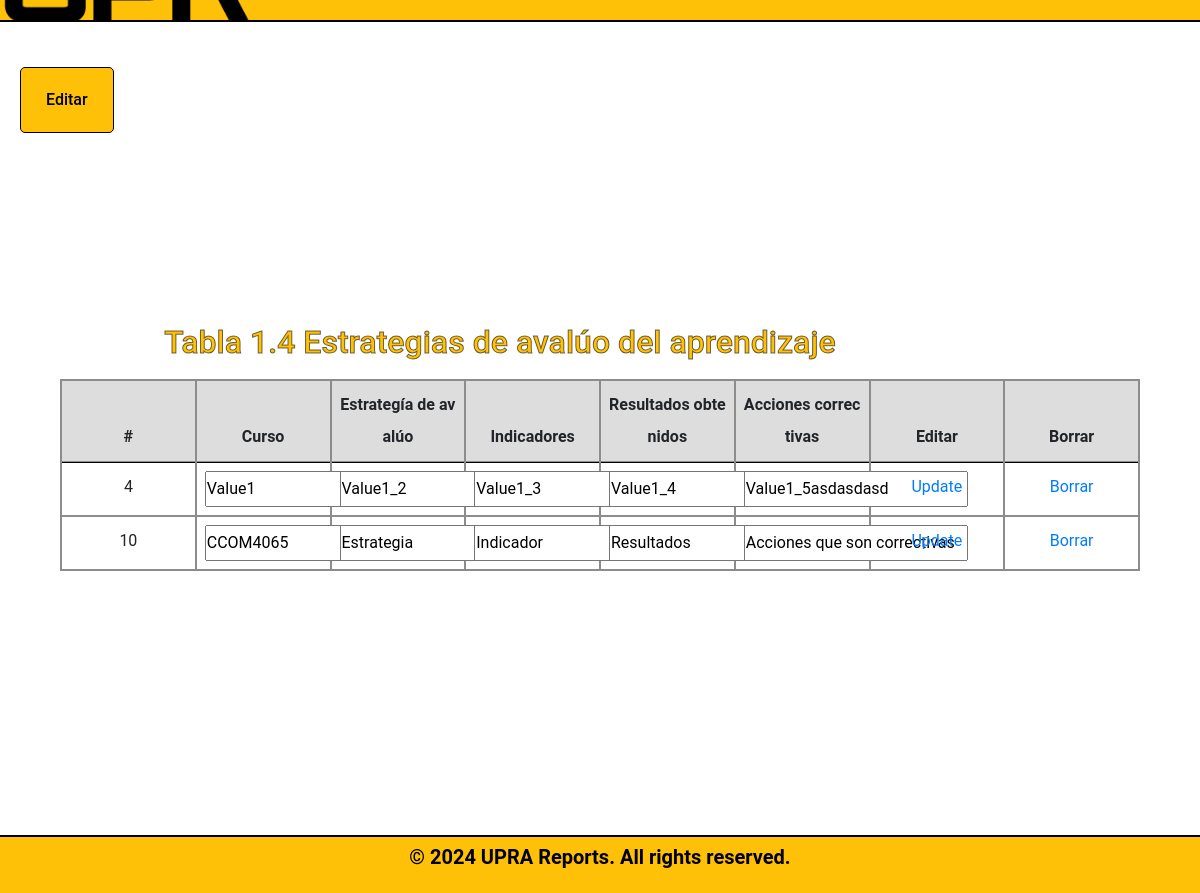
Page /meta-1/tabla1.4_edit.php on the earlier database version.
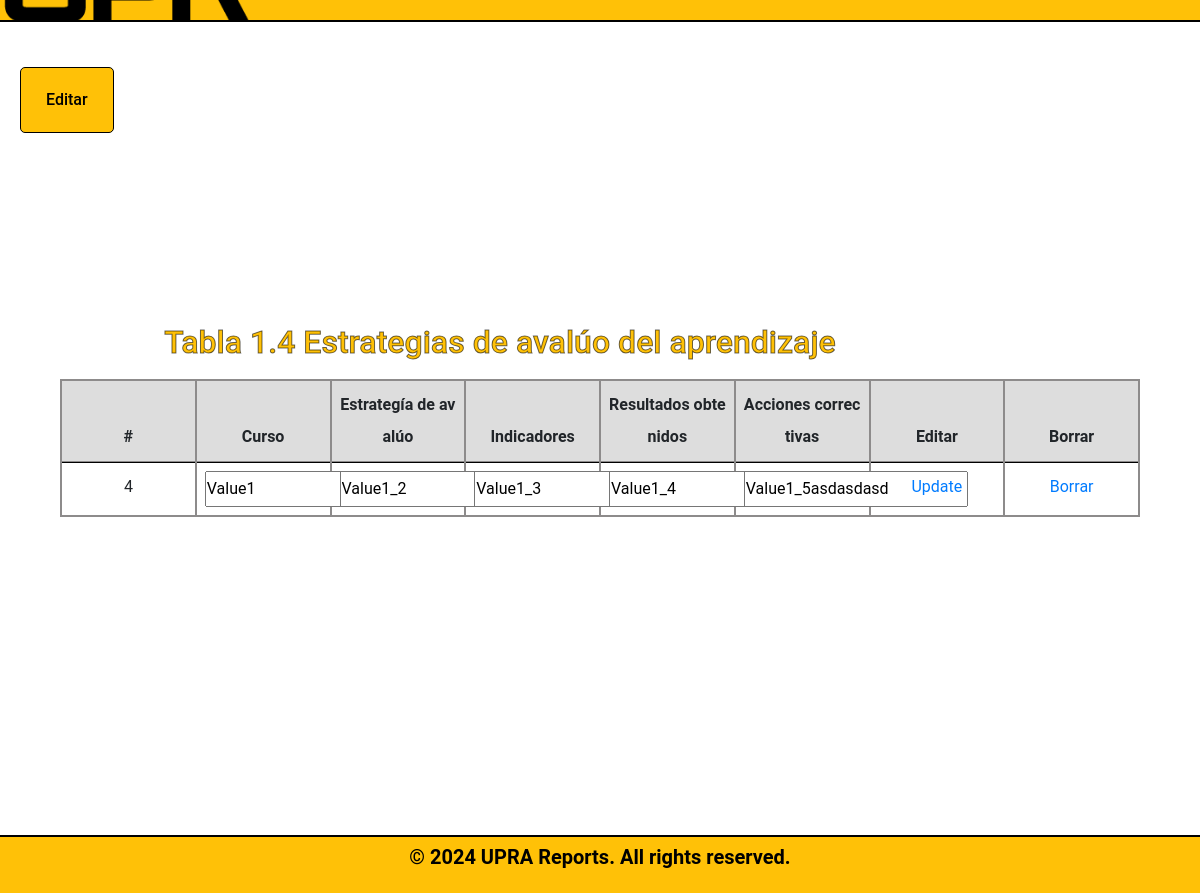
Same page on the later database version.
### tables this page shows
CREATE TABLE `table14a` (
  `table14aID` int(11) NOT NULL,
  `DepartmentID` int(11) DEFAULT NULL,
  `year` int(4) DEFAULT NULL,
  `field1` varchar(8) DEFAULT NULL,
  `field2` varchar(100) DEFAULT NULL,
  `field3` varchar(100) DEFAULT NULL,
  `field4` varchar(100) DEFAULT NULL,
  `field5` varchar(255) DEFAULT NULL
);

### meta-1/tabla1.4_edit.php (the view, shortened to what this page needs)
<!DOCTYPE html>
<html lang="en">
<head>
        <link rel="stylesheet" href="../fonts/icomoon/style.css">
        <link rel="stylesheet" href="../css/owl.carousel.min.css">
        <link rel="stylesheet" href="../css/bootstrap.min.css">
        <link rel="stylesheet" href="../css/style.css">
        <link rel="stylesheet" href="../css/style-sidemenu.css">
    </head>
<body>
    <header></header>
<div class="formbold-main-wrapperDept">
    <a class="underline-button" href="../meta-1/tabla1.4.html">Editar</a>
</div>
<div class="formbold-main-wrapper-edit">
    <div class="formbold-form-wrapper-edit">
        <h6>Tabla 1.4 Estrategias de avalúo del aprendizaje</h6>
        <table class="table">
            <thead>
              <tr>
                <th scope="col">#</th>
                <th scope="col">Curso </th>
                <th scope="col">Estrategía&nbsp;de&nbsp;avalúo</th>
                <th scope="col">Indicadores</th>
                <th scope="col">Resultados&nbsp;obtenidos</th>
                <th scope="col">Acciones&nbsp;correctivas</th>
                <th scope="col">Editar</th>
                <th scope="col">Borrar</th>
              </tr>
            </thead>
            <tbody>
              <tr>
              <?php
                include 'db_info.php';
                $sql = "SELECT * FROM table14a";
                $result = $conn->query($sql);
                while ($row = $result->fetch_assoc()) {
                    echo "<tr>";
                    echo "<td>" . $row['table14aID'] . "</td>";
                    echo "<td><input type='text' id='field1_" . $row['table14aID'] . "' value='" . $row['field1'] . "'></td>";
                    echo "<td><input type='text' id='field2_" . $row['table14aID'] . "' value='" . $row['field2'] . "'></td>";
                    echo "<td><input type='text' id='field3_" . $row['table14aID'] . "' value='" . $row['field3'] . "'></td>";
                    echo "<td><input type='text' id='field4_" . $row['table14aID'] . "' value='" . $row['field4'] . "'></td>";
                    echo "<td><input type='text' id='field5_" . $row['table14aID'] . "' value='" . $row['field5'] . "'></td>";
                    echo "<td><a href='javascript:void(0);' onclick='updateTable14aRow(" . $row['table14aID'] . ")'>Update</a></td>";
                    echo "<td><a href='../meta-1/tabla1.4_delete.php?id=" . $row['table14aID'] . "'>Borrar</a></td>";
                    echo "</tr>";
                }
               ?>
              </tr>
            </tbody>
        </table>
    </div>
</div>
    <div class="footer-box">
        <p>&copy; 2024 UPRA Reports. All rights reserved.</p>
    </div>
</body>
</html>

Differences in the rows shown:
removed table14a: table14aID "10", field1 "CCOM4065", field2 "Estrategia", field3 "Indicador", field4 "Resultados", field5 "Acciones que son correctivas"
